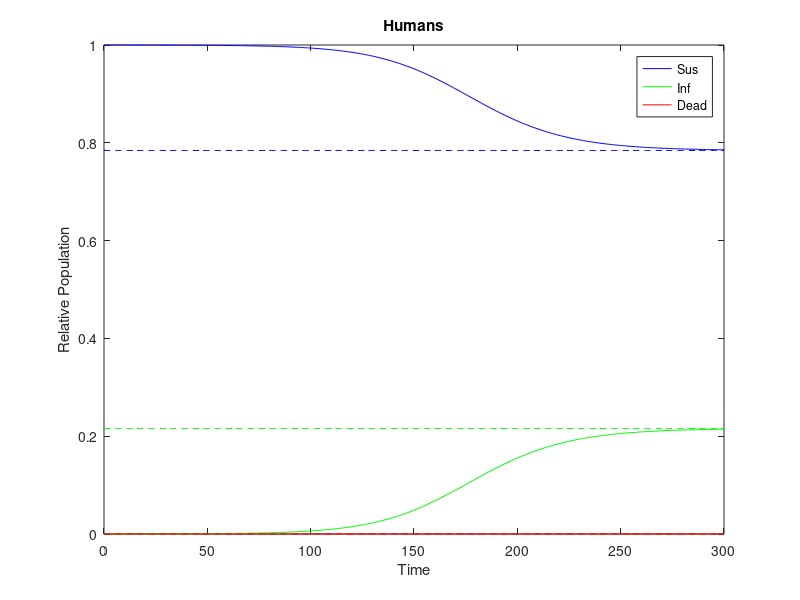
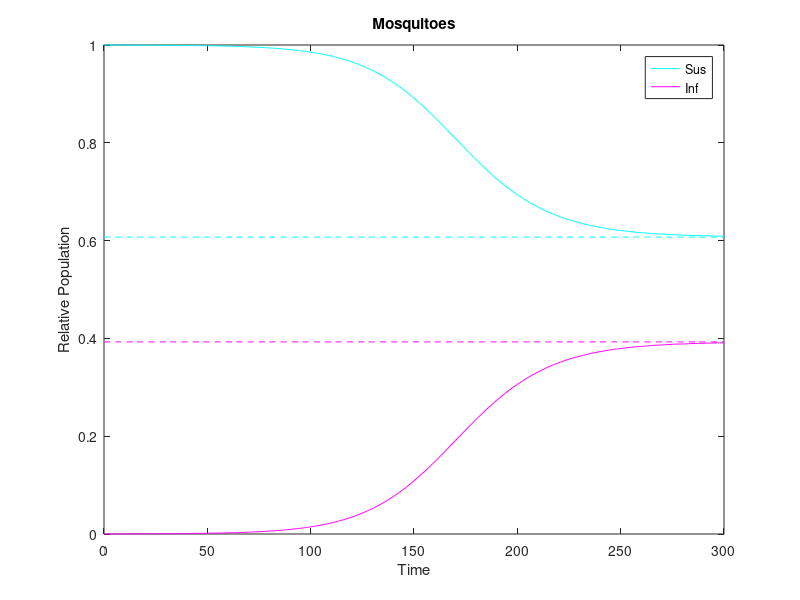

Source code (MATLAB) for these figures, in order:
function PlotODEs

% Creates Timespace
t = linspace(0,300,301);

% Ratio of mosquitos to humans
M = 1;

% Set Rates
r = 1/14;
%r = 0.001;
i = 1/20;
%i = 0.00001;
d = 0;
c = 1/6;
%c = 0.002;
b = 1/2;
%b = 0.00002;

% Set initial values
x0 = [0.9999;0.0001;0;1*M;0*M];
x1 = [0.5;0.5;0;0.5*M;0.5*M];
x2 = [(r*(b+c))/(b*(i+r));(b*i-c*r)/(b*(i+r));0;(c*(i+r))/(i*(b+c));(b*i-c*r)/(i*(b+c))];

% Create non-linear ODE
f = @(t,x) [r*x(2)-i*x(1)*x(5);-(r+d)*x(2)+i*x(1)*x(5);d*x(2); ... 
    c*x(5)-b*x(2)*x(4);-c*x(5)+b*x(2)*x(4)];

% Solve ODE using ode45
opts = odeset('RelTol',1e-3, 'AbsTol' ,1e-6);
[t,x] = ode45(f,t,x0,opts);

% Plot humans
figure;
plot(t,x(:,1),'b-',t,x(:,2),'g-',t,x(:,3),'r-');
hold on
plot(t,ones(size(t))*x2(1),'b--')
plot(t,ones(size(t))*x2(2),'g--')
plot(t,ones(size(t))*x2(3),'r--')
xlabel('Time'); ylabel('Relative Population')
legend('Sus','Inf','Dead')
title('Humans')

% Plot mosquitos
figure;
plot(t,x(:,4),'c-',t,x(:,5),'m-');
hold on
plot(t,ones(size(t))*x2(4),'c--')
plot(t,ones(size(t))*x2(5),'m--')
xlabel('Time'); ylabel('Relative Population')
legend('Sus','Inf')
title('Mosquitoes')

end

